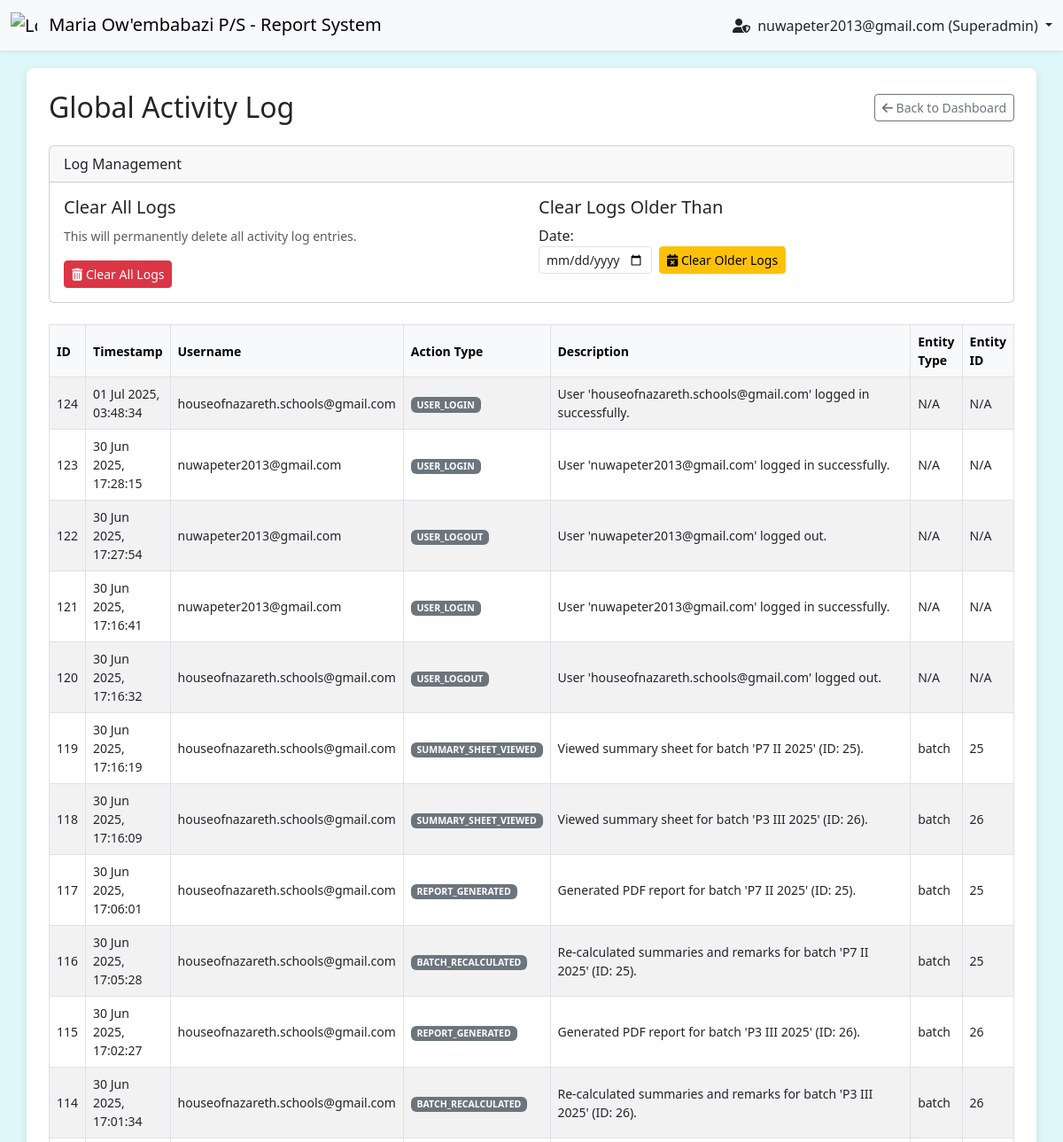
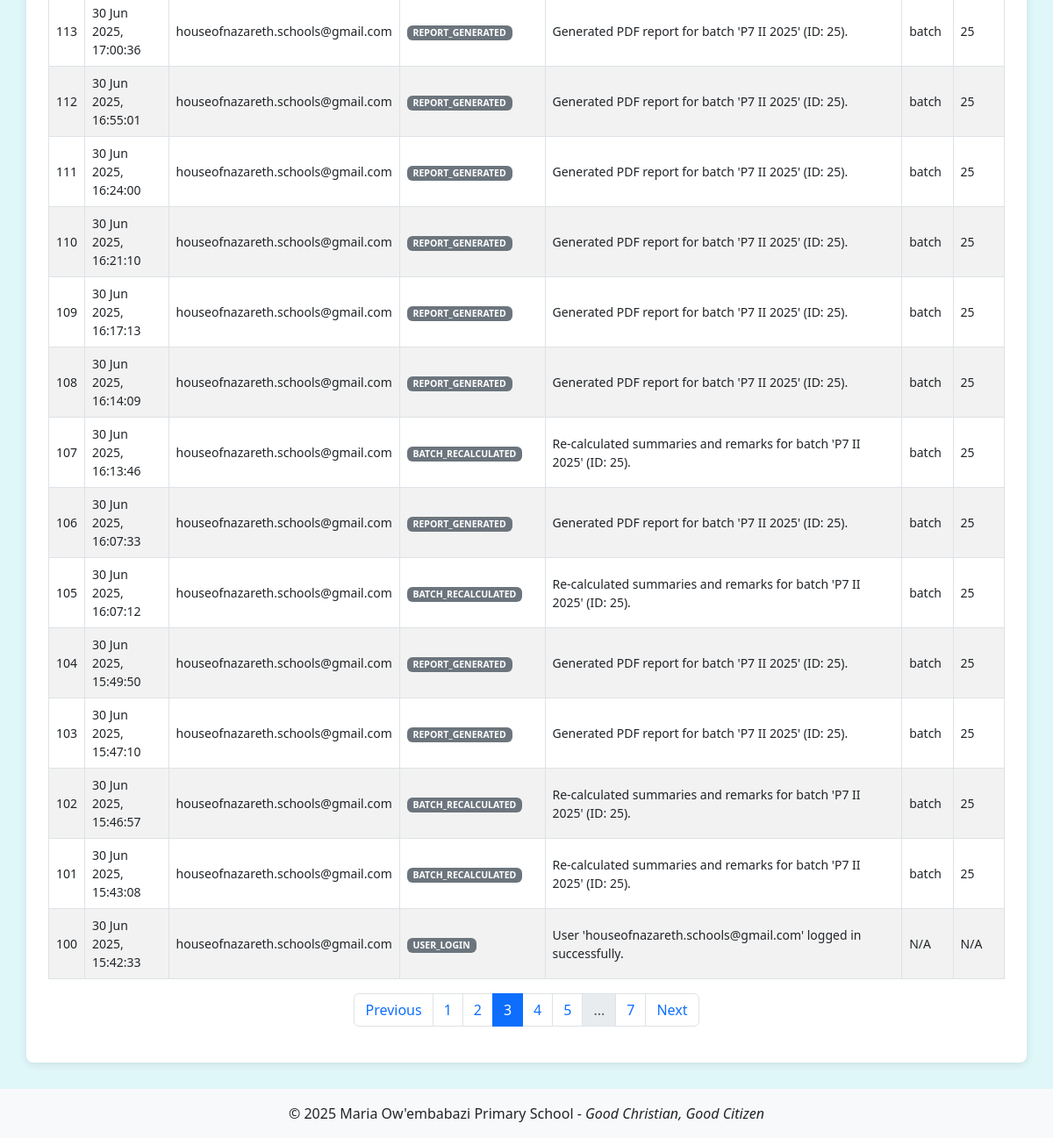
Page /view_activity_log.php?page=3 (signed in) on the committed database (2 pictures, top to bottom).
### tables this page shows
CREATE TABLE `activity_log` (
  `id` int(11) NOT NULL,
  `user_id` int(11) DEFAULT NULL,
  `username` varchar(255) NOT NULL,
  `action_type` varchar(100) NOT NULL,
  `description` text NOT NULL,
  `entity_type` varchar(50) DEFAULT NULL,
  `entity_id` int(11) DEFAULT NULL,
  `timestamp` timestamp NOT NULL DEFAULT current_timestamp(),
  `is_read` tinyint(1) NOT NULL DEFAULT 0,
  `notified_user_id` int(11) DEFAULT NULL
);

### dal.php (called while the page is built, shortened)
<?php
function getGlobalActivityLog(PDO $pdo, int $limit = 25, int $offset = 0): array {
    $sql = "SELECT id, timestamp, username, action_type, description, entity_type, entity_id
            FROM activity_log
            ORDER BY timestamp DESC
            LIMIT :limit_val OFFSET :offset_val";
    try {
        $stmt = $pdo->prepare($sql);
        $stmt->bindValue(':limit_val', $limit, PDO::PARAM_INT);
        $stmt->bindValue(':offset_val', $offset, PDO::PARAM_INT);
        $stmt->execute();
        return $stmt->fetchAll(PDO::FETCH_ASSOC);
    } catch (PDOException $e) {
        error_log("DAL Error: getGlobalActivityLog failed. Error: " . $e->getMessage());
        return [];
    }
}
function getGlobalActivityLogCount(PDO $pdo): int {
    $sql = "SELECT COUNT(*) FROM activity_log";
    try {
        $stmt = $pdo->query($sql);
        return (int)$stmt->fetchColumn();
    } catch (PDOException $e) {
        error_log("DAL Error: getGlobalActivityLogCount failed. Error: " . $e->getMessage());
        return 0;
    }
}
?>

### view_activity_log.php (the view, shortened to what this page needs)
<?php
require_once 'db_connection.php';
require_once 'dal.php';
$pageTitle = "Global Activity Log";
$currentPage = isset($_GET['page']) ? (int)$_GET['page'] : 1;
$itemsPerPage = 25;
$offset = ($currentPage - 1) * $itemsPerPage;
$activityLogs = [];
$totalPages = 0;
try {
    $totalLogs = getGlobalActivityLogCount($pdo);
    if ($totalLogs > 0) {
        $activityLogs = getGlobalActivityLog($pdo, $itemsPerPage, $offset);
    }
    $totalPages = ceil($totalLogs / $itemsPerPage);
} catch (Exception $e) {
    error_log("Error fetching activity log: " . $e->getMessage());
    $_SESSION['error_message'] = "Could not retrieve activity logs due to a system error.";
}
?>
<!DOCTYPE html>
<html lang="en">
<head>
    <link href="https://cdn.jsdelivr.net/npm/bootstrap@5.3.0/dist/css/bootstrap.min.css" rel="stylesheet">
    <link href="https://cdnjs.cloudflare.com/ajax/libs/font-awesome/6.0.0-beta3/css/all.min.css" rel="stylesheet">
</head>
<body>
    <nav class="navbar navbar-light bg-light sticky-top shadow-sm">
        <div class="container-fluid">
            <a class="navbar-brand" href="index.php">
                <img src="images/logo.png" alt="Logo" width="30" height="30" class="d-inline-block align-text-top me-2" onerror="this.style.display='none';">
                Maria Ow'embabazi P/S - Report System
            </a>
             <div class="ms-auto d-flex align-items-center">
                <?php if (isset($_SESSION['username'])): ?>
                    <div class="nav-item dropdown">
                        <a class="nav-link dropdown-toggle text-dark" href="#" id="userDropdown" role="button" data-bs-toggle="dropdown" aria-expanded="false">
                            <i class="fas fa-user-shield me-1"></i> <?php echo htmlspecialchars($_SESSION['username']); ?> (Superadmin)
                        </a>
                    </div>
                <?php endif; ?>
            </div>
        </div>
    </nav>
    <div class="container main-content">
        <div class="d-flex justify-content-between align-items-center mb-4">
            <h2 class="mb-0"><?php echo htmlspecialchars($pageTitle); ?></h2>
            <a href="index.php" class="btn btn-outline-secondary btn-sm">
                <i class="fas fa-arrow-left"></i> Back to Dashboard
            </a>
        </div>
        <div class="card mb-4">
            <div class="card-header">Log Management</div>
            <div class="card-body">
                <div class="row g-3">
                    <div class="col-md-6">
                        <h5>Clear All Logs</h5>
                        <p><small class="text-muted">This will permanently delete all activity log entries.</small></p>
                        <form method="POST" action="view_activity_log.php" onsubmit="return confirm('DANGER! Are you absolutely sure you want to delete ALL activity logs? This action cannot be undone.');">
                            <button type="submit" class="btn btn-danger btn-sm">
                                <i class="fas fa-trash-alt"></i> Clear All Logs
                            </button>
                        </form>
                    </div>
                    <div class="col-md-6">
                        <h5>Clear Logs Older Than</h5>
                        <form method="POST" action="view_activity_log.php" class="row g-2 align-items-end" onsubmit="return confirm('Are you sure you want to delete logs older than the selected date? This action cannot be undone.');">
                            <div class="col-auto">
                                <label for="older_than_date" class="form-labelvisually-hidden">Date:</label>
                                <input type="date" class="form-control form-control-sm" id="older_than_date" name="older_than_date" required
                                       max="<?php echo date('Y-m-d');  ?>">
                            </div>
                            <div class="col-auto">
                                <button type="submit" class="btn btn-warning btn-sm">
                                    <i class="fas fa-calendar-times"></i> Clear Older Logs
                                </button>
                            </div>
                        </form>
                    </div>
                </div>
            </div>
        </div>
        <div class="table-responsive">
            <table class="table table-striped table-hover table-bordered">
                <thead class="table-light">
                    <tr>
                        <th>ID</th>
                        <th>Timestamp</th>
                        <th>Username</th>
                        <th>Action Type</th>
                        <th style="width: 40%;">Description</th>
                        <th>Entity Type</th>
                        <th>Entity ID</th>
                    </tr>
                </thead>
                <tbody>
                    <?php if (!empty($activityLogs)): ?>
                        <?php foreach ($activityLogs as $log): ?>
                            <tr>
                                <td><?php echo htmlspecialchars($log['id']); ?></td>
                                <td><?php echo htmlspecialchars(date('d M Y, H:i:s', strtotime($log['timestamp']))); ?></td>
                                <td><?php echo htmlspecialchars($log['username']); ?></td>
                                <td><span class="badge bg-secondary"><?php echo htmlspecialchars($log['action_type']); ?></span></td>
                                <td class="description-cell"><?php echo nl2br(htmlspecialchars($log['description'])); ?></td>
                                <td><?php echo htmlspecialchars($log['entity_type'] ?? 'N/A'); ?></td>
                                <td><?php echo htmlspecialchars($log['entity_id'] ?? 'N/A'); ?></td>
                            </tr>
                        <?php endforeach; ?>
                    <?php else: ?>
                        <tr>
                            <td colspan="7" class="text-center">No activity logs found.</td>
                        </tr>
                    <?php endif; ?>
                </tbody>
            </table>
        </div>
        <?php if ($totalPages > 1): ?>
            <nav aria-label="Activity Log Pagination">
                <ul class="pagination justify-content-center">
                    <li class="page-item <?php echo ($currentPage <= 1) ? 'disabled' : ''; ?>">
                        <a class="page-link" href="?page=<?php echo $currentPage - 1; ?>">Previous</a>
                    </li>
                    <?php for ($i = 1; $i <= $totalPages; $i++): ?>
                        <?php
                        if ($i == 1 || $i == $totalPages || ($i >= $currentPage - 2 && $i <= $currentPage + 2)): ?>
                            <li class="page-item <?php echo ($i == $currentPage) ? 'active' : ''; ?>">
                                <a class="page-link" href="?page=<?php echo $i; ?>"><?php echo $i; ?></a>
                            </li>
                        <?php elseif ($i == $currentPage - 3 || $i == $currentPage + 3): ?>
                            <li class="page-item disabled"><span class="page-link">...</span></li>
                        <?php endif; ?>
                    <?php endfor; ?>
                    <li class="page-item <?php echo ($currentPage >= $totalPages) ? 'disabled' : ''; ?>">
                        <a class="page-link" href="?page=<?php echo $currentPage + 1; ?>">Next</a>
                    </li>
                </ul>
            </nav>
        <?php endif; ?>
    </div>
    <footer class="text-center mt-auto py-3 bg-light">
        <p class="mb-0">&copy; <?php echo date('Y'); ?> Maria Ow'embabazi Primary School - <i>Good Christian, Good Citizen</i></p>
    </footer>
</body>
</html>

### view_activity_log.php (style rules this page uses)
body { background-color: #e0f7fa; }
.container.main-content { background-color: #fff; padding: 25px; border-radius: 8px; box-shadow: 0 2px 10px rgba(0,0,0,0.1); margin-top: 20px; margin-bottom: 30px; }
.table th, .table td { font-size: 0.875rem; vertical-align: middle; }
.table td.description-cell { max-width: 400px; white-space: normal; word-wrap: break-word; }

### rows in the picture
activity_log: id "124", timestamp "01 Jul 2025, 03:48:34", username "houseofnazareth.schools@gmail.com", action_type "USER_LOGIN", description "User 'houseofnazareth.schools@gmail.com' logged in successfully.", entity_type "N/A", entity "N/A"
activity_log: id "123", timestamp "30 Jun 2025, 17:28:15", username "nuwapeter2013@gmail.com", action_type "USER_LOGIN", description "User 'nuwapeter2013@gmail.com' logged in successfully.", entity_type "N/A", entity "N/A"
activity_log: id "122", timestamp "30 Jun 2025, 17:27:54", username "nuwapeter2013@gmail.com", action_type "USER_LOGOUT", description "User 'nuwapeter2013@gmail.com' logged out.", entity_type "N/A", entity "N/A"
activity_log: id "121", timestamp "30 Jun 2025, 17:16:41", username "nuwapeter2013@gmail.com", action_type "USER_LOGIN", description "User 'nuwapeter2013@gmail.com' logged in successfully.", entity_type "N/A", entity "N/A"
activity_log: id "120", timestamp "30 Jun 2025, 17:16:32", username "houseofnazareth.schools@gmail.com", action_type "USER_LOGOUT", description "User 'houseofnazareth.schools@gmail.com' logged out.", entity_type "N/A", entity "N/A"
activity_log: id "119", timestamp "30 Jun 2025, 17:16:19", username "houseofnazareth.schools@gmail.com", action_type "SUMMARY_SHEET_VIEWED", description "Viewed summary sheet for batch 'P7 II 2025' (ID: 25).", entity_type "batch", entity "25"
activity_log: id "118", timestamp "30 Jun 2025, 17:16:09", username "houseofnazareth.schools@gmail.com", action_type "SUMMARY_SHEET_VIEWED", description "Viewed summary sheet for batch 'P3 III 2025' (ID: 26).", entity_type "batch", entity "26"
activity_log: id "117", timestamp "30 Jun 2025, 17:06:01", username "houseofnazareth.schools@gmail.com", action_type "REPORT_GENERATED", description "Generated PDF report for batch 'P7 II 2025' (ID: 25).", entity_type "batch", entity "25"
activity_log: id "116", timestamp "30 Jun 2025, 17:05:28", username "houseofnazareth.schools@gmail.com", action_type "BATCH_RECALCULATED", description "Re-calculated summaries and remarks for batch 'P7 II 2025' (ID: 25).", entity_type "batch", entity "25"
activity_log: id "115", timestamp "30 Jun 2025, 17:02:27", username "houseofnazareth.schools@gmail.com", action_type "REPORT_GENERATED", description "Generated PDF report for batch 'P3 III 2025' (ID: 26).", entity_type "batch", entity "26"
activity_log: id "114", timestamp "30 Jun 2025, 17:01:34", username "houseofnazareth.schools@gmail.com", action_type "BATCH_RECALCULATED", description "Re-calculated summaries and remarks for batch 'P3 III 2025' (ID: 26).", entity_type "batch", entity "26"
activity_log: id "113", timestamp "30 Jun 2025, 17:00:36", username "houseofnazareth.schools@gmail.com", action_type "REPORT_GENERATED", description "Generated PDF report for batch 'P7 II 2025' (ID: 25).", entity_type "batch", entity "25"
activity_log: id "112", timestamp "30 Jun 2025, 16:55:01", username "houseofnazareth.schools@gmail.com", action_type "REPORT_GENERATED", description "Generated PDF report for batch 'P7 II 2025' (ID: 25).", entity_type "batch", entity "25"
activity_log: id "111", timestamp "30 Jun 2025, 16:24:00", username "houseofnazareth.schools@gmail.com", action_type "REPORT_GENERATED", description "Generated PDF report for batch 'P7 II 2025' (ID: 25).", entity_type "batch", entity "25"
activity_log: id "110", timestamp "30 Jun 2025, 16:21:10", username "houseofnazareth.schools@gmail.com", action_type "REPORT_GENERATED", description "Generated PDF report for batch 'P7 II 2025' (ID: 25).", entity_type "batch", entity "25"
activity_log: id "109", timestamp "30 Jun 2025, 16:17:13", username "houseofnazareth.schools@gmail.com", action_type "REPORT_GENERATED", description "Generated PDF report for batch 'P7 II 2025' (ID: 25).", entity_type "batch", entity "25"
activity_log: id "108", timestamp "30 Jun 2025, 16:14:09", username "houseofnazareth.schools@gmail.com", action_type "REPORT_GENERATED", description "Generated PDF report for batch 'P7 II 2025' (ID: 25).", entity_type "batch", entity "25"
activity_log: id "107", timestamp "30 Jun 2025, 16:13:46", username "houseofnazareth.schools@gmail.com", action_type "BATCH_RECALCULATED", description "Re-calculated summaries and remarks for batch 'P7 II 2025' (ID: 25).", entity_type "batch", entity "25"
activity_log: id "106", timestamp "30 Jun 2025, 16:07:33", username "houseofnazareth.schools@gmail.com", action_type "REPORT_GENERATED", description "Generated PDF report for batch 'P7 II 2025' (ID: 25).", entity_type "batch", entity "25"
activity_log: id "105", timestamp "30 Jun 2025, 16:07:12", username "houseofnazareth.schools@gmail.com", action_type "BATCH_RECALCULATED", description "Re-calculated summaries and remarks for batch 'P7 II 2025' (ID: 25).", entity_type "batch", entity "25"
activity_log: id "104", timestamp "30 Jun 2025, 15:49:50", username "houseofnazareth.schools@gmail.com", action_type "REPORT_GENERATED", description "Generated PDF report for batch 'P7 II 2025' (ID: 25).", entity_type "batch", entity "25"
activity_log: id "103", timestamp "30 Jun 2025, 15:47:10", username "houseofnazareth.schools@gmail.com", action_type "REPORT_GENERATED", description "Generated PDF report for batch 'P7 II 2025' (ID: 25).", entity_type "batch", entity "25"
activity_log: id "102", timestamp "30 Jun 2025, 15:46:57", username "houseofnazareth.schools@gmail.com", action_type "BATCH_RECALCULATED", description "Re-calculated summaries and remarks for batch 'P7 II 2025' (ID: 25).", entity_type "batch", entity "25"
activity_log: id "101", timestamp "30 Jun 2025, 15:43:08", username "houseofnazareth.schools@gmail.com", action_type "BATCH_RECALCULATED", description "Re-calculated summaries and remarks for batch 'P7 II 2025' (ID: 25).", entity_type "batch", entity "25"
activity_log: id "100", timestamp "30 Jun 2025, 15:42:33", username "houseofnazareth.schools@gmail.com", action_type "USER_LOGIN", description "User 'houseofnazareth.schools@gmail.com' logged in successfully.", entity_type "N/A", entity "N/A"

### other values in the picture
$_SESSION['username'] "nuwapeter2013@gmail.com"
$pageTitle "Global Activity Log"
